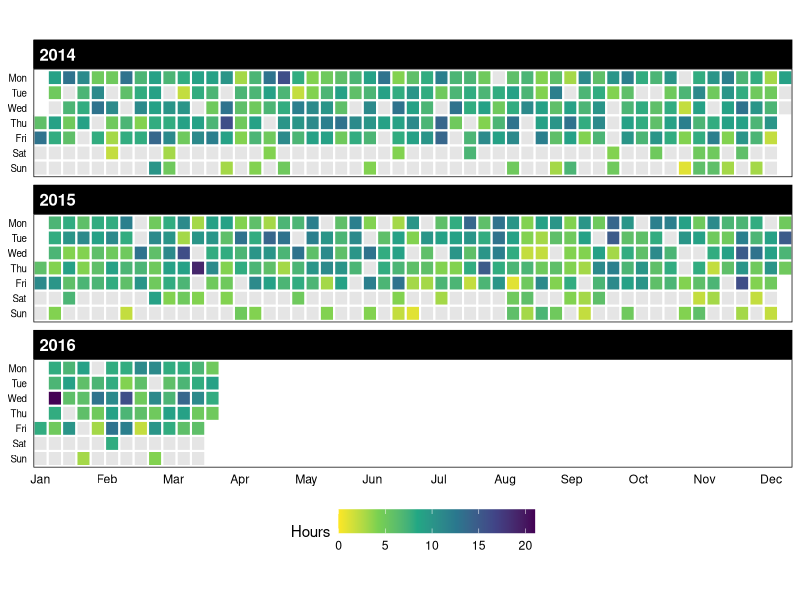

Reproduce this figure in R.
## ---- chunk 1
library(knitr)
library(tidyverse)
## ---- chunk 2
opts_chunk$set(
  warning = F,
  message = F,
  eval = T,
  cache = T,
  echo = T,
  collapse = T,
  fig.align = "center", 
  fig.retina = 2
)
theme_set(theme_linedraw() + theme(panel.grid = element_blank()))
## ---- chunk 3
d <- tibble(
  date = as.Date(1:813, origin = "2014-01-01"),
  year = format(date, "%Y"),
  week = as.integer(format(date, "%W")) + 1, # Week starts at 1
  day = factor(weekdays(date, T),
    levels = rev(c(
      "Mon", "Tue", "Wed", "Thu",
      "Fri", "Sat", "Sun"
    ))
  ),
  hours = 0
)
## ---- chunk 4
set.seed(1)
# Simulate weekends
weekends <- filter(d, grepl("S(at|un)", day))
# Hours worked are (might be) poisson distributed
weekends$hours <- rpois(nrow(weekends), lambda = 4)
# Simulate missing days with probability .7
weekends$na <- rbinom(nrow(weekends), 1, 0.7)
weekends$hours <- ifelse(weekends$na, NA, weekends$hours)

# Simulate weekdays
weekdays <- filter(d, !grepl("S(at|un)", day))
weekdays$hours <- rpois(nrow(weekdays), lambda = 8) # Greater lambda
weekdays$na <- rbinom(nrow(weekdays), 1, 0.1) # Smaller p(missing)
weekdays$hours <- ifelse(weekdays$na, NA, weekdays$hours)

# Concatenate weekends and weekdays and arrange by date
d <- bind_rows(weekends, weekdays) %>%
  arrange(date) %>% # Arrange by date
  select(-na) # Remove na column
## ---- chunk 5
gh_waffle <- function(data, pal = "D", dir = -1) {
  p <- ggplot(data, aes(x = week, y = day, fill = hours)) +
    scale_fill_viridis_c(
      name = "Hours",
      option = pal, # Variable color palette
      direction = dir, # Variable color direction
      na.value = "grey90",
      limits = c(0, max(data$hours))
    ) +
    geom_tile(color = "white", size = 0.7) +
    facet_wrap("year", ncol = 1) +
    scale_x_continuous(
      expand = c(0, 0),
      breaks = seq(1, 52, length = 12),
      labels = c(
        "Jan", "Feb", "Mar", "Apr", "May", "Jun",
        "Jul", "Aug", "Sep", "Oct", "Nov", "Dec"
      )
    ) +
    theme_linedraw(base_family = "Helvetica") +
    theme(
      axis.title = element_blank(),
      axis.ticks = element_blank(), 
      axis.text.y = element_text(size = 7),
      panel.grid = element_blank(),
      legend.position = "bottom",
      aspect.ratio = 1/7,
      legend.key.width = unit(1, "cm"),
      strip.text = element_text(hjust = 0.00, face = "bold", size = 12)
    )

  print(p)
}
## ---- chunk 6
gh_waffle(d)
